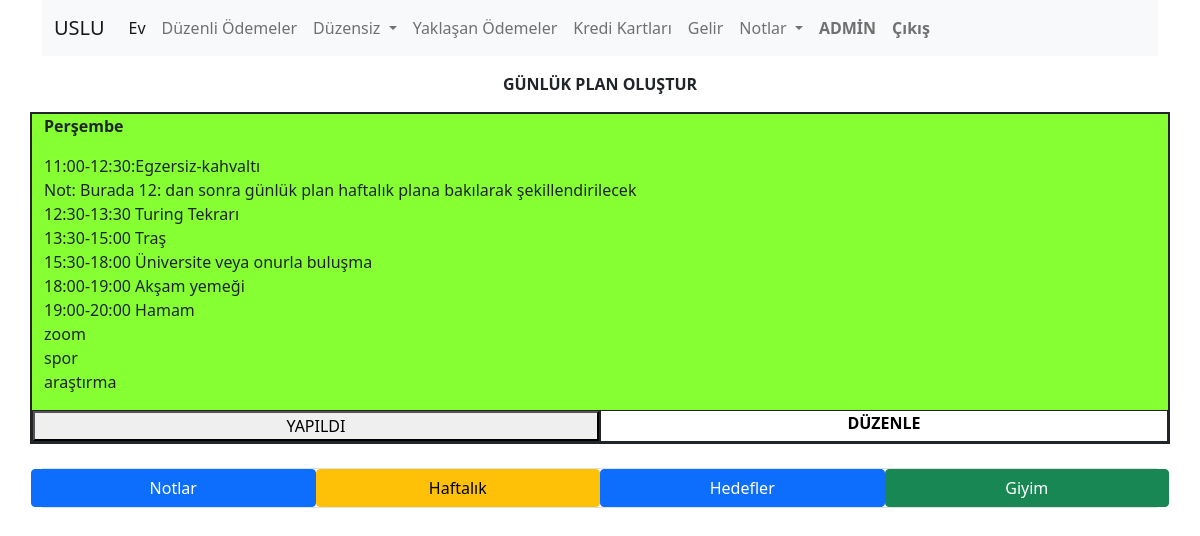
/günlük (signed in), run on the app's committed database.
### wejegeh/models.py (models this page shows, shortened)
class Günlük(models.Model):
    başlık = models.CharField(max_length=100)#zorunlu
    detay = models.ForeignKey(Renk,on_delete=models.CASCADE)
    notekle = models.TextField(blank=True)
    yapıldımı=models.BooleanField(blank=True)

### wejegeh/views.py (called while the page is built)
def isAdmin(user):#superuser kullanıcı login mi?
    return user.is_superuser

@user_passes_test(isAdmin)#normal kullanıcı login mi?
def günlük(request):
    if request.method == 'POST':
        gelen_veri = request.POST.get("id")
        not_obj = get_object_or_404(Günlük, id=gelen_veri)
        not_obj.yapıldımı = True
        not_obj.save()
        return redirect('günlük')#urls deseninde namesi notlar olan desene yönlenir
    else:
        aktif_notlar = Günlük.objects.filter(yapıldımı=False)
        return render(request, 'wejegeh/günlük.html', {'notlar': aktif_notlar})

### wejegeh/templates/wejegeh/günlük.html (shortened to what this page needs)
{% extends 't_wejegeh.html' %}
{% load static %}
{% block css_files %}
<link rel="stylesheet" href="{% static 'css/mystyle.css' %}">
<link rel="stylesheet" href="https://cdnjs.cloudflare.com/ajax/libs/font-awesome/6.4.0/css/all.min.css">
{% endblock css_files %}
{% block orta_alan %}
<a class="text-center " href="http://127.0.0.1:8000/admin/wejegeh/g%C3%BCnl%C3%BCk/add/"><div class="col-12 fw-bold text-dark mt-3">GÜNLÜK PLAN OLUŞTUR </div></a>
{% for entry in  notlar%}
<div class="row mt-3 mb-3 border border-dark border-2">
    <div style="background-color:#{{entry.detay.renkcode}};" class="col-12  ">
        <div class="row">
            <div class="col-12 fw-bold">{{entry.başlık|linebreaks|urlize}}</div>
            <div class="col-12">{{entry.notekle|linebreaks}}</div>
            <div class="col-6 bg-white text-center  border border-dark p-0">
                <form method="POST">
                    <button class="container-fluid" type="submit">YAPILDI</button>
                </form>
            </div>
            <div class="col-6 text-dark text-center fw-bold bg-white border-dark border"><a class="" href="http://127.0.0.1:8000/admin/wejegeh/g%C3%BCnl%C3%BCk/{{entry.id}}/change/">DÜZENLE</a></div>
        </div>
    </div>
</div>
{% endfor %}
<div class="col-12 mt-4 border">
    <div class="row">
        <a href="/notlar" class="col-lg-3 col-12   btn btn-primary">Notlar</a>
        <a href="/haftalık" class="col-lg-3 col-12   btn btn-warning">Haftalık</a>
        <a href="/hedefler" class="col-lg-3 col-12   btn btn-primary">Hedefler</a>
        <a href="/giyim" class="col-lg-3 col-12   btn btn-success">Giyim</a>
    </div>
    </div>
{% endblock orta_alan %}

### static/css/mystyle.css (style rules this page uses)
a { text-decoration: none; color: black; }

### data on the page
Günlük: başlık "Perşembe", notekle "11:00-12:30:Egzersiz-kahvaltı Not: Burada 12: dan sonra günlük plan haftalık plana bakılarak şekillendirilecek 12:30-13:30 Turing Tekrarı 13:30-15:00 Traş 15:30-18:00 Üniversite veya onurla buluşma 18:00-19:00 Akşam yemeği 19:00-20:00 Hamam zoom spor araştırma"
